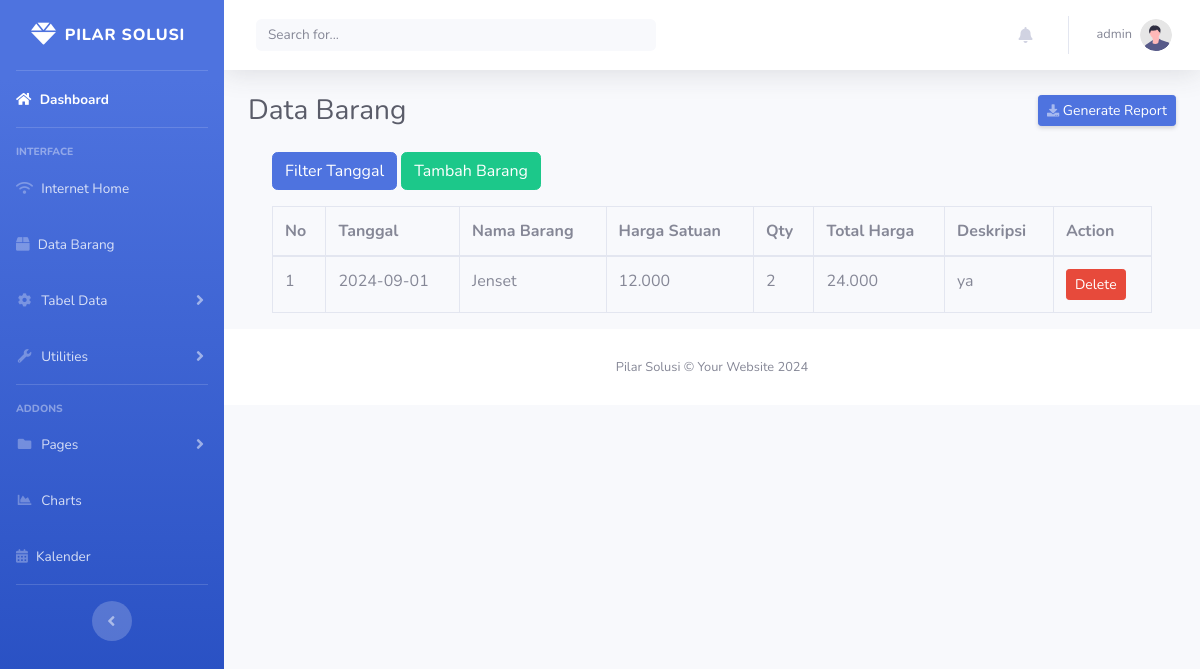
The app's page /data_barang.php (signed in), older data.
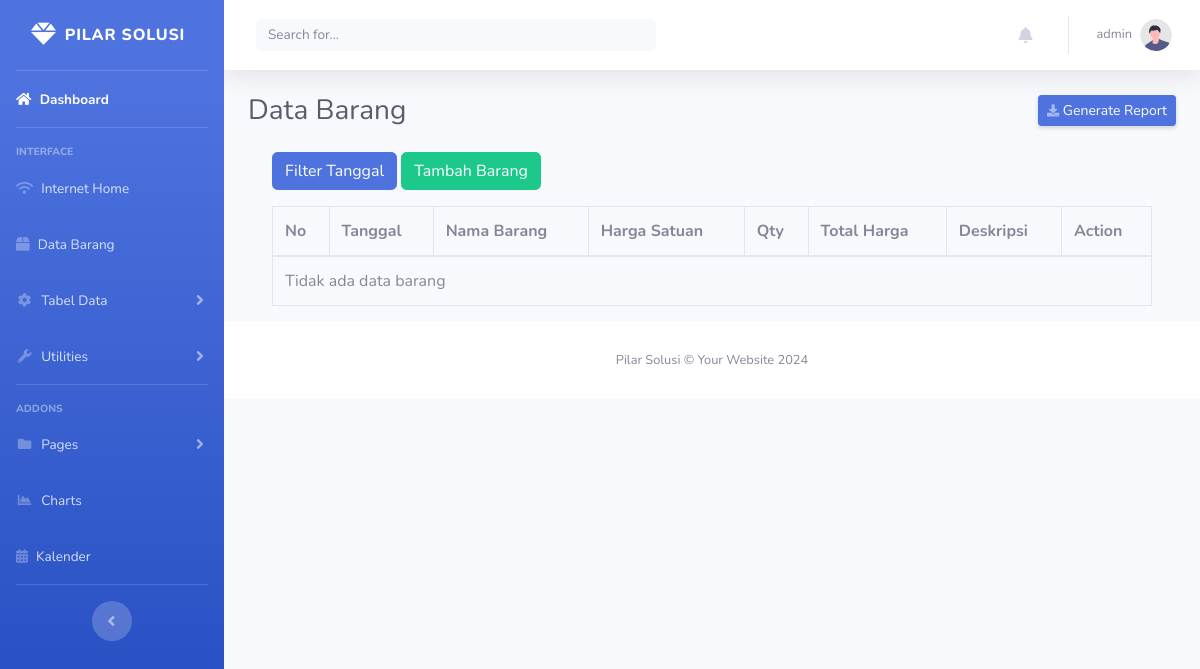
The same page, newer data.
### tables this page shows
CREATE TABLE `user` (
  `id` int(11) NOT NULL,
  `username` varchar(50) NOT NULL,
  `password` varchar(255) NOT NULL,
  `role` enum('admin','manajemen','teknisi') NOT NULL
);

CREATE TABLE `barang` (
  `id` int(11) NOT NULL,
  `tanggal` date NOT NULL,
  `nama_barang` varchar(255) NOT NULL,
  `harga_satuan` varchar(1000) NOT NULL,
  `qty` int(11) NOT NULL,
  `total_harga` varchar(1000) GENERATED ALWAYS AS (`harga_satuan` * `qty`) STORED,
  `deskripsi` text DEFAULT NULL
);

### data_barang.php (the view, shortened to what this page needs)
<?php
$conn = new mysqli("localhost", "root", "", "pilarapp");
$dataBarang = [];
if ($_SERVER['REQUEST_METHOD'] == 'POST' && isset($_POST['filter'])) {
    $startDate = test_input($_POST['startDate']);
    $endDate = test_input($_POST['endDate']);
    if (!empty($startDate) && !empty($endDate)) {
        $stmt = $conn->prepare("SELECT * FROM barang WHERE tanggal BETWEEN ? AND ? ORDER BY tanggal DESC");
        $stmt->bind_param("ss", $startDate, $endDate);
        $stmt->execute();
        $result = $stmt->get_result();
    } else {
        echo "Tanggal mulai dan akhir harus diisi.";
    }
} else {
    $result = $conn->query("SELECT * FROM barang ORDER BY tanggal DESC");
}
if ($result && $result->num_rows > 0) {
    while ($row = $result->fetch_assoc()) {
        $dataBarang[] = $row;
    }
} else {
    $dataBarang = [];
}
$id = $_SESSION['id'];
$query = "SELECT username FROM user WHERE id = ?";
$stmt = $conn->prepare($query);
$stmt->bind_param("i", $id);
$stmt->execute();
$stmt->bind_result($username);
?>
<!DOCTYPE html>
<html lang="en">
<head>
    <link rel="stylesheet" href="https://cdnjs.cloudflare.com/ajax/libs/font-awesome/6.0.0-beta3/css/all.min.css">
    <link href="vendor/fontawesome-free/css/all.min.css" rel="stylesheet" type="text/css">
    <link href="css/sb-admin-2.min.css" rel="stylesheet">
</head>
<body id="page-top">
    <div id="wrapper">
        <ul class="navbar-nav bg-gradient-primary sidebar sidebar-dark accordion" id="accordionSidebar">
            <a class="sidebar-brand d-flex align-items-center justify-content-center" href="index.html">
                <div class="sidebar-brand-icon">
                <i class="fa-solid fa-gem" style="font-size: 25px;"></i>
                </div>
                <div class="sidebar-brand-text mx-2">Pilar solusi</div>
            </a>
            <hr class="sidebar-divider my-0">
            <li class="nav-item active">
                <a class="nav-link" href="index.php">
                    <i class="fa fa-home"></i>
                    <span>Dashboard</span></a>
            </li>
            <hr class="sidebar-divider">
            <div class="sidebar-heading">
                Interface
            </div>
            <li class="nav-item">
                <a class="nav-link" href="internet_home.php">
                <i class="fa-solid fa-wifi"></i>
                    <span>Internet Home</span></a>
            </li>
            <li class="nav-item">
                <a class="nav-link" href="data_barang.php">
                <i class="fas fa-box"></i>
                    <span>Data Barang</span></a>
            </li>
            <li class="nav-item">
                <a class="nav-link collapsed" href="#" data-toggle="collapse" data-target="#collapseTwo"
                    aria-expanded="true" aria-controls="collapseTwo">
                    <i class="fas fa-fw fa-cog"></i>
                    <span>Tabel Data</span>
                </a>
            </li>
            <li class="nav-item">
                <a class="nav-link collapsed" href="#" data-toggle="collapse" data-target="#collapseUtilities"
                    aria-expanded="true" aria-controls="collapseUtilities">
                    <i class="fas fa-fw fa-wrench"></i>
                    <span>Utilities</span>
                </a>
            </li>
            <hr class="sidebar-divider">
            <div class="sidebar-heading">
                Addons
            </div>
            <li class="nav-item">
                <a class="nav-link collapsed" href="#" data-toggle="collapse" data-target="#collapsePages"
                    aria-expanded="true" aria-controls="collapsePages">
                    <i class="fas fa-fw fa-folder"></i>
                    <span>Pages</span>
                </a>
            </li>
            <li class="nav-item">
                <a class="nav-link" href="charts.html">
                    <i class="fas fa-fw fa-chart-area"></i>
                    <span>Charts</span></a>
            </li>
             <li class="nav-item">
                <a class="nav-link" href="kalender.php">
                    <i class="fa-solid fa-calendar-days"></i>
                    <span>Kalender</span></a>
            </li>
            <hr class="sidebar-divider d-none d-md-block">
            <div class="text-center d-none d-md-inline">
                <button class="rounded-circle border-0" id="sidebarToggle"></button>
            </div>
        </ul>
        <div id="content-wrapper" class="d-flex flex-column">
            <div id="content">
                <nav class="navbar navbar-expand navbar-light bg-white topbar mb-4 static-top shadow">
                    <form
                        class="d-none d-sm-inline-block form-inline mr-auto ml-md-3 my-2 my-md-0 mw-100 navbar-search">
                        <div class="input-group">
                            <input type="text" class="form-control bg-light border-0 small" placeholder="Search for..."
                                aria-label="Search" aria-describedby="basic-addon2" id="search">
                        </div>
                    </form>
                    <ul class="navbar-nav ml-auto">
                        <li class="nav-item dropdown no-arrow mx-1">
    <a class="nav-link dropdown-toggle" href="#" id="alertsDropdown" role="button" data-toggle="dropdown" aria-haspopup="true" aria-expanded="false">
        <i class="fas fa-bell fa-fw"></i>
    </a>
</li>
                        <li class="nav-item dropdown no-arrow">
    <a class="nav-link dropdown-toggle" id="userDropdown" role="button"
        data-toggle="dropdown" aria-haspopup="true" aria-expanded="false">
        <span class="mr-2 d-none d-lg-inline text-gray-600 small"><?php echo htmlspecialchars($username); ?></span>
        <img class="img-profile rounded-circle"
        src="img/undraw_profile.svg">
    </a>
</li>
                    </ul>
                </nav>
                <div class="container-fluid">
                    <div class="d-sm-flex align-items-center justify-content-between mb-4">
                        <h1 class="h3 mb-0 text-gray-800">Data Barang</h1>
                        <a href="#" class="d-none d-sm-inline-block btn btn-sm btn-primary shadow-sm">
                            <i class="fas fa-download fa-sm text-white-50"></i> Generate Report</a>
                    </div>
                    <div class="container">
    <button class="btn btn-primary" data-toggle="modal" data-target="#filterModal">Filter Tanggal</button>
    <button class="btn btn-success" data-toggle="modal" data-target="#tambahBarangModal">Tambah Barang</button>
    <div class="table-responsive mt-3">
        <table class="table table-bordered" id="barangTable">
            <thead>
                <tr>
                    <th>No</th>
                    <th>Tanggal</th>
                    <th>Nama Barang</th>
                    <th>Harga Satuan</th>
                    <th>Qty</th>
                    <th>Total Harga</th>
                    <th>Deskripsi</th>
                    <th>Action</th>
                </tr>
            </thead>
            <tbody>
                <?php
                if (!empty($dataBarang)) {
                    $no = 1;
                    foreach ($dataBarang as $row) {
                        echo "<tr>";
                        echo "<td>" . $no++ . "</td>";
                        echo "<td>" . $row['tanggal'] . "</td>";
                        echo "<td>" . $row['nama_barang'] . "</td>";
                        echo "<td>" . number_format($row['harga_satuan'], 0, ',', '.') . "</td>";
                        echo "<td>" . $row['qty'] . "</td>";
                        echo "<td>" . number_format($row['total_harga'], 0, ',', '.') . "</td>";
                        echo "<td>" . $row['deskripsi'] . "</td>";
                        echo "<td>
                            <form method='POST' style='display:inline;' onsubmit='return confirmDelete();'>
                                <input type='hidden' name='barang_id' value='" . $row['id'] . "'>
                                <button type='submit' name='deleteBarang' class='btn btn-danger btn-sm'>Delete</button>
                            </form>
                        </td>";
                        echo "</tr>";
                    }
                } else {
                    echo "<tr><td colspan='8'>Tidak ada data barang</td></tr>";
                }
                ?>
            </tbody>
        </table>
    </div>
</div>
</div>
            <footer class="sticky-footer bg-white">
                <div class="container my-auto">
                    <div class="copyright text-center my-auto">
                        <span>Pilar Solusi &copy; Your Website 2024</span>
                    </div>
                </div>
            </footer>
        </div>
    </div>
</body>
</html>

Row changes from the older to the newer data that the page shows:
removed barang: tanggal "2024-09-01", nama_barang "Jenset", harga_satuan "12.000", qty "2", total_harga "24.000", deskripsi "ya"
Text that changed along with them:
text now shown: "Tidak ada data barang"
